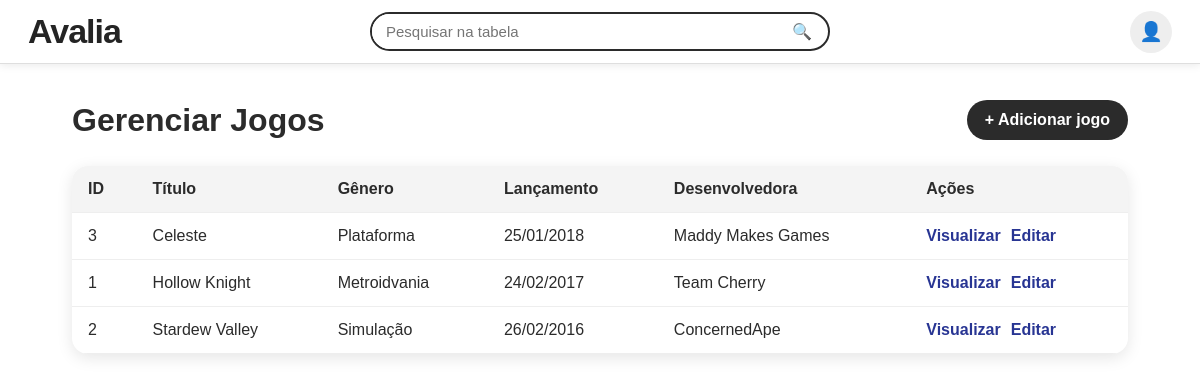
Page /admin/jogos.php (signed in) on the committed database.
### tables this page shows
CREATE TABLE `jogos` (
  `id_jogo` int(11) NOT NULL,
  `titulo` varchar(150) NOT NULL,
  `genero` varchar(100) NOT NULL,
  `data_lancamento` date DEFAULT NULL,
  `desenvolvedora` varchar(150) DEFAULT NULL,
  `distribuidora` varchar(150) DEFAULT NULL,
  `descricao` text DEFAULT NULL,
  `capa_url` varchar(255) DEFAULT NULL,
  `data_cadastro` datetime NOT NULL DEFAULT current_timestamp()
);

### admin/jogos.php (the view, shortened to what this page needs)
<?php
require_once "../config/conexao.php";
$busca = "";
if (!empty($busca)) {
    $busca_sql = "%" . $busca . "%";
    $sql = "SELECT * FROM jogos
            WHERE titulo LIKE ?
               OR genero LIKE ?
               OR desenvolvedora LIKE ?
               OR distribuidora LIKE ?
            ORDER BY titulo ASC";
    $stmt = $conn->prepare($sql);
    $stmt->bind_param("ssss", $busca_sql, $busca_sql, $busca_sql, $busca_sql);
    $stmt->execute();
    $resultado = $stmt->get_result();
} else {
    $sql = "SELECT * FROM jogos ORDER BY titulo ASC";
    $resultado = $conn->query($sql);
}
?>
<!DOCTYPE html>
<html lang="pt-br">
<head>
    <link rel="stylesheet" href="../assets/css/style.css?v=<?php echo filemtime(__DIR__ . '/../assets/css/style.css'); ?>">
</head>
<body>
<header class="topo">
    <div class="logo">
        <a href="../index.php">Avalia</a>
    </div>
    <div class="area-pesquisa">
        <form class="form-pesquisa" method="GET" action="jogos.php">
            <input
                type="text"
                name="busca"
                placeholder="Pesquisar na tabela"
                value="<?php echo htmlspecialchars($busca); ?>"
            >
            <button type="submit">🔍</button>
        </form>
    </div>
    <nav class="menu">
        <details class="dropdown-usuario">
            <summary class="icone-perfil" title="Menu do usuário">
                👤
            </summary>
        </details>
    </nav>
</header>
<main class="area-admin">
    <section class="topo-admin">
        <h1>Gerenciar Jogos</h1>
        <a class="botao-admin" href="jogo_cadastrar.php">
            + Adicionar jogo
        </a>
    </section>
    <?php if (!$resultado): ?>
        <p class="mensagem-admin">
            Erro ao buscar jogos: <?php echo htmlspecialchars($conn->error); ?>
        </p>
    <?php elseif ($resultado->num_rows > 0): ?>
        <table class="tabela-admin">
            <thead>
                <tr>
                    <th>ID</th>
                    <th>Título</th>
                    <th>Gênero</th>
                    <th>Lançamento</th>
                    <th>Desenvolvedora</th>
                    <th>Ações</th>
                </tr>
            </thead>
            <tbody>
                <?php while ($jogo = $resultado->fetch_assoc()): ?>
                    <tr>
                        <td><?php echo $jogo["id_jogo"]; ?></td>
                        <td><?php echo htmlspecialchars($jogo["titulo"]); ?></td>
                        <td><?php echo htmlspecialchars($jogo["genero"]); ?></td>
                        <td>
                            <?php echo !empty($jogo["data_lancamento"])
                                ? date("d/m/Y", strtotime($jogo["data_lancamento"]))
                                : "-"; ?>
                        </td>
                        <td>
                            <?php echo !empty($jogo["desenvolvedora"])
                                ? htmlspecialchars($jogo["desenvolvedora"])
                                : "-"; ?>
                        </td>
                        <td>
                            <div class="acoes-admin">
                                <a
                                    class="link-admin"
                                    href="../jogo.php?id=<?php echo $jogo["id_jogo"]; ?>"
                                >
                                    Visualizar
                                </a>
                                <a
                                    class="link-admin"
                                    href="jogo_editar.php?id=<?php echo $jogo["id_jogo"]; ?>&origem=gerenciar"
                                >
                                    Editar
                                </a>
                            </div>
                        </td>
                    </tr>
                <?php endwhile; ?>
            </tbody>
        </table>
    <?php else: ?>
        <p class="mensagem-admin">
            Nenhum jogo cadastrado.
        </p>
    <?php endif; ?>
</main>
</body>
</html>

### assets/css/style.css (style rules this page uses)
* { margin: 0; padding: 0; box-sizing: border-box; }
body { font-family: Arial, Helvetica, sans-serif; background-color: #ffffff; color: #2b2b2b; }
a { text-decoration: none; color: inherit; }
.topo { width: 100%; height: 64px; background-color: #ffffff; border-bottom: 1px solid #dedede; box-shadow: 0 2px 8px rgba(0, 0, 0, 0.08); display: flex; align-items: center; justify-content: space-between; padding: 0 28px; position: sticky; top: 0; z-index: 10; }
.logo { min-width: 150px; }
.logo a { color: #242424; font-size: 34px; font-weight: 800; letter-spacing: -1px; }
.area-pesquisa { flex: 1; display: flex; justify-content: center; }
.form-pesquisa { width: 460px; max-width: 90%; display: flex; align-items: center; border: 2px solid #2b2b2b; border-radius: 999px; background-color: #fff; overflow: hidden; }
.form-pesquisa input { flex: 1; border: none; outline: none; padding: 9px 14px; font-size: 15px; }
.form-pesquisa button { border: none; background-color: transparent; padding: 8px 16px; font-size: 16px; cursor: pointer; }
.menu { min-width: 150px; display: flex; align-items: center; justify-content: flex-end; gap: 8px; }
.dropdown-usuario { position: relative; }
.dropdown-usuario summary { list-style: none; cursor: pointer; }
.icone-perfil { width: 42px; height: 42px; border: none; border-radius: 50%; display: flex; align-items: center; justify-content: center; font-size: 19px; background-color: #eeeeee; transition: 0.2s; }
.area-admin { width: 88%; max-width: 1150px; margin: 0 auto; padding: 36px 0 60px; }
.topo-admin { display: flex; justify-content: space-between; align-items: center; margin-bottom: 26px; }
.topo-admin h1 { font-size: 32px; }
.botao-admin { display: inline-block; border: none; border-radius: 999px; padding: 11px 18px; background-color: #2b2b2b; color: #ffffff; font-weight: bold; transition: 0.2s; }
.tabela-admin { width: 100%; border-collapse: collapse; background-color: #ffffff; border-radius: 16px; overflow: hidden; box-shadow: 0 4px 16px rgba(0, 0, 0, 0.10); }
.tabela-admin th, .tabela-admin td { padding: 14px 16px; border-bottom: 1px solid #eeeeee; text-align: left; }
.tabela-admin th { background-color: #f4f4f4; font-weight: bold; }
.acoes-admin { display: flex; gap: 10px; }
.link-admin { color: #283593; font-weight: bold; }

### rows in the picture
jogos: id_jogo "3", titulo "Celeste", genero "Plataforma", data_lancamento "25/01/2018", desenvolvedora "Maddy Makes Games"
jogos: id_jogo "1", titulo "Hollow Knight", genero "Metroidvania", data_lancamento "24/02/2017", desenvolvedora "Team Cherry"
jogos: id_jogo "2", titulo "Stardew Valley", genero "Simulação", data_lancamento "26/02/2016", desenvolvedora "ConcernedApe"
